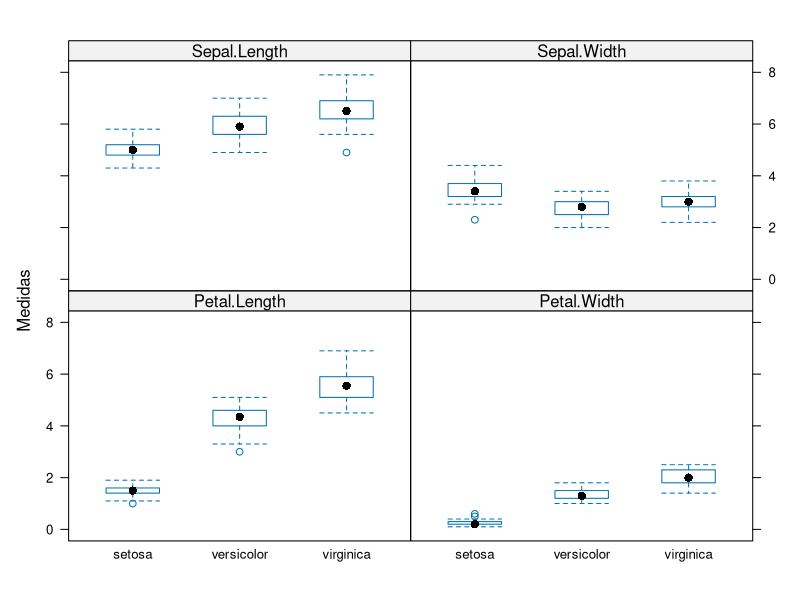
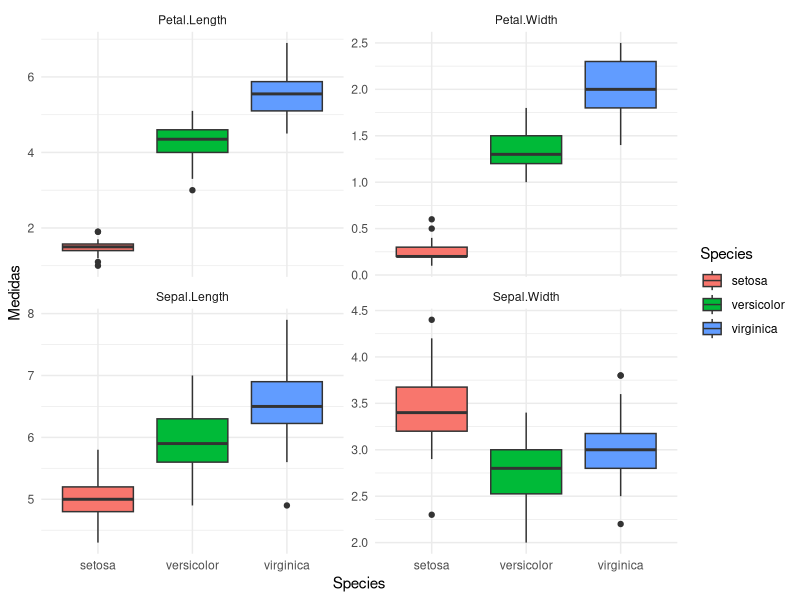
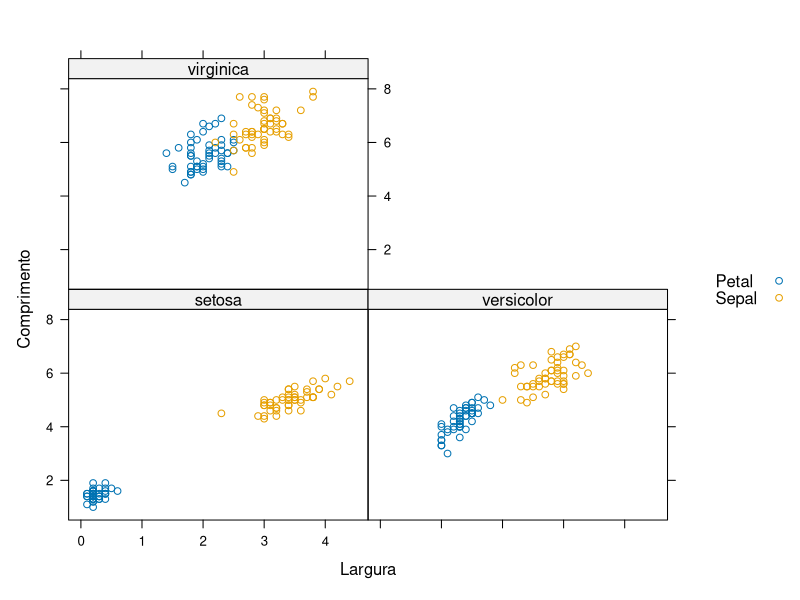
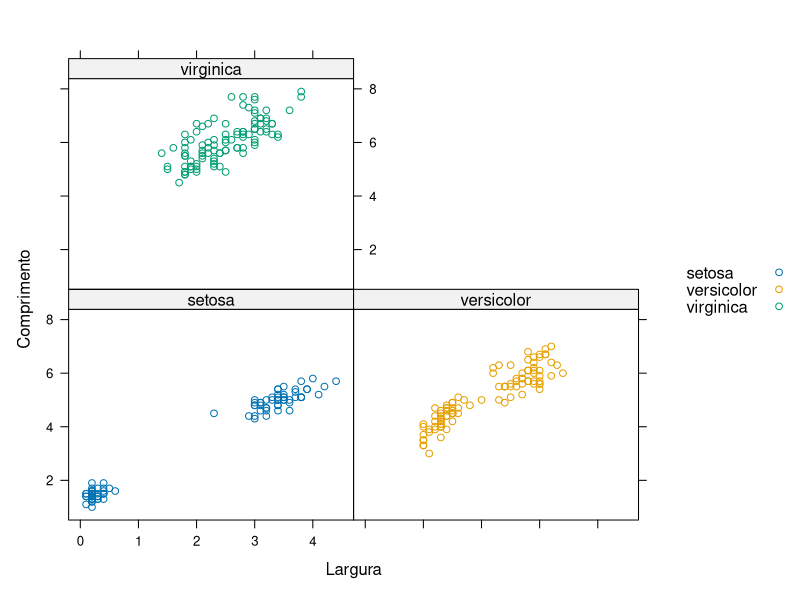
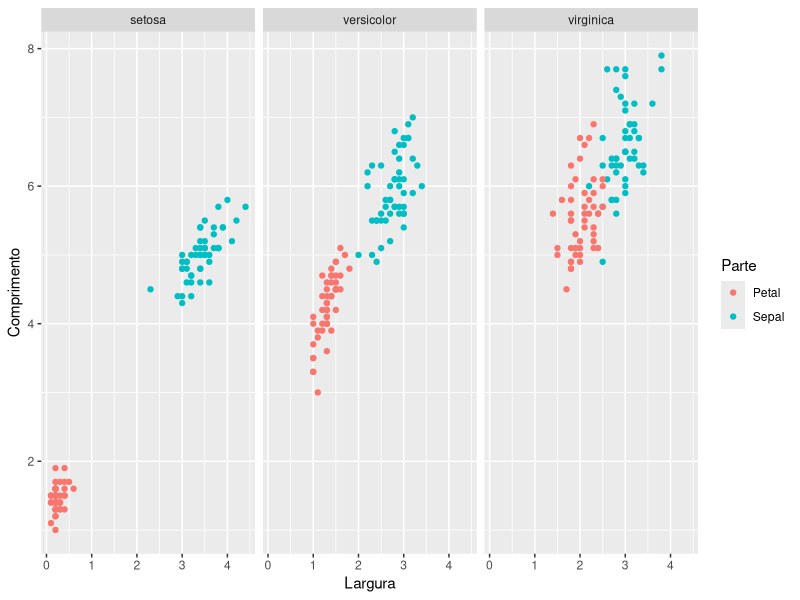

These figures' R source, in order:
# Remodelagem de Dados com Reshape

# Exercícios


# Configurando o diretório de trabalho
setwd("C:/Users/Julia/Desktop/CienciaDeDados/1.Big-Data-Analytics-com-R-e-Microsoft-Azure-Machine-Learning/7.Manipulacao-de-Dados-com-R")
getwd()



# O reshape() serve para visualizarmos os dados de várias formas ou angulos diferentes



# Instalando e carregando pacotes

install.packages("reshape2")

library(reshape2)

library(lattice)  # gerar gráficos
library(ggplot2)  # gerar gráficos



# Pivot (transposta da Matriz) - relembrando

View(mtcars)
View(t(mtcars))



# Reshape

# analisando df iris

View(iris)
str(iris)


# Distribuindo os dados verticalmente (long)

# A função reshape() é usada para transformar o conjunto de dados de um formato "wide" (largo) para um formato "long" (longo). Isso é feito para tornar mais fácil a análise posterior do conjunto de dados.

# - data: o conjunto de dados a ser transformado
# - varying: uma lista de variáveis que devem ser transformadas (no caso, as variáveis de 1 a 4)
# - v.names: o nome da nova variável que será criada (no caso, "Medidas")
# - timevar: o nome da variável que contém as informações de tempo ou dimensão (no caso, "Dimensoes")
# - times: os valores únicos da variável "timevar" (no caso, os nomes das variáveis de 1 a 4)
# - idvar: as variáveis de identificação que não devem ser transformadas (no caso, "ID")
# - direction: a direção da transformação, que pode ser "wide" ou "long" (no caso, "long")

iris_modif <- reshape(iris,
                      varying = 1:4,
                      v.names = "Medidas",
                      timevar = "Dimensoes",
                      times = names(iris)[1:4],
                      idvar = "ID",
                      direction = "long")

View(iris_modif)
str(iris_modif)


# Gerando gráfico boxplot

# temos duas variáveis (Medidas e Species) e estamos buscando uma relação entre as duas.
# o resultado desta relação nós relacionamos então com a variável Dimensoes

bwplot(Medidas ~ Species | Dimensoes, data = iris_modif)                # lattice

ggplot(iris_modif, aes(x = Species, y = Medidas, fill = Species)) +     # ggplot
  geom_boxplot() +
  facet_wrap(~Dimensoes, scales = "free_y") +
  theme_minimal()



# exemplo 2

# - Função reshape() para transformar o conjunto de dados "iris" de um formato "wide" para um formato "long".
# - A diferença entre o conjunto de dados original e o modificado é que as colunas "Sepal.Length", "Sepal.Width",
#   "Petal.Length" e "Petal.Width" são divididas em duas colunas cada: "Comprimento" e "Largura". A primeira coluna
#   representa o comprimento da parte da flor (Sépala ou Pétala) e a segunda coluna representa a largura dessa mesma parte.

# - O argumento varying é uma lista que especifica as colunas a serem usadas para criar as novas colunas "Comprimento"
#   e "Largura". No caso, a primeira coluna da lista (c(1, 3)) se refere às colunas "Sepal.Length" e "Petal.Length" e a
#   segunda coluna (c(2, 4)) se refere às colunas "Sepal.Width" e "Petal.Width".

# - O argumento v.names é um vetor que especifica os nomes das novas colunas criadas a partir das colunas especificadas em
#   varying. No caso, "Comprimento" e "Largura".
# - O argumento timevar especifica o nome da nova coluna que será criada para armazenar os nomes das colunas originais
#   especificadas em varying. Neste caso, "Parte".
# - O argumento times é um vetor que especifica os valores que serão armazenados na coluna criada por timevar. Neste caso,
#  "Sepal" e "Petal".
# - O argumento idvar especifica o nome da coluna que será usada para identificar as observações. Neste caso, "ID".
# - O argumento direction especifica se a transformação é de formato "wide" para "long" ou vice-versa. Neste caso, de
#   "wide" para "long".

iris_modif2 <- reshape(iris,
                       varying = list(c(1, 3), c(2, 4)),
                       v.names = c('Comprimento', 'Largura'),
                       timevar = 'Parte',
                       times = c('Sepal', 'Petal'),
                       idvar = 'ID',
                       direction = 'long')

View(iris_modif2)
str(iris_modif2)


# Gerando gráfico de dispersão

# Sobre as variáveis: diz quais colunas do dataframe correspondem aos eixos x e y, e qual coluna deve ser usada
# para codificar a cor dos pontos


xyplot(Comprimento ~ Largura | Species, data = iris_modif2,               # lattice
       groups = Parte, auto.key = list(space = "right"))

xyplot(Comprimento ~ Largura | Species, data = iris_modif2,               # lattice
       groups = Species, auto.key = list(space = "right"))


ggplot(iris_modif2, aes(x = Largura, y = Comprimento, color = Parte)) +   # ggplot
  geom_point() +
  facet_wrap(~ Species) +
  theme(legend.position = "right")




# Reshape2


# Criando um dataframe

df <- data.frame(nome = c("Zico", "Pele"),
                 chuteira = c(40, 42),
                 idade = c(34, NA),
                 peso = c(93, NA),
                 altura = c(175, 178))

df


# "Derretendo" o dataframe df com a Função melt(). "Derreter" (ou "meltar") um dataframe significa transformá-lo de um 
#  formato amplo (wide) para um formato longo (long).

# No formato wide, cada linha do dataframe contém informações completas sobre uma única observação, com diferentes variáveis
# representadas em diferentes colunas. Por outro lado, no formato longo, cada linha do dataframe contém informações sobre
# apenas uma variável, com as observações correspondentes distribuídas em diferentes linhas.


# - Função melt() do pacote reshape2 usada para transformar o data frame df de formato wide (ou seja, com várias colunas)
#   para long (ou seja, com menos colunas, mas mais linhas). O argumento id é usado para indicar quais colunas não devem
#   ser transformadas em variáveis e mantidas como identificadores. 
#   No caso, as colunas nome e chuteira são mantidas como identificadores, enquanto as colunas idade, peso e altura são
#   transformadas em variáveis.

df_long <- melt(df, id = c('nome', 'chuteira'))
df_long


# Removendo NA utilizando a mesma função melt()

df_long <- melt(df, id = c('nome', 'chuteira'), na.rm = TRUE)
df_long


# "Esticando" o dataframe

# - Função dcast() permite transformar um dataframe de formato longo para um formato wide, ou seja, transformar valores
#   únicos de variáveis em colunas.
# - No exemplo, o dataframe df_long está em formato longo, com as variáveis variable e value.
#   A fórmula nome + chuteira ~ variable especifica que as colunas chuteira e nome são as variáveis que devem ser
#   preservadas (identificadores únicos) e que a variável variable deve ser usada para criar novas colunas no formato wide.

dcast(df_long, formula = nome + chuteira ~ variable)

dcast(df_long, formula = nome ~ variable)

dcast(df_long, formula = ... ~ variable)                # ... pega 'todas' as colunas



# Aplicando o reshape2


names(airquality) <- tolower(names(airquality))    # renomeando colunas de airquality para minúsculas

dim(airquality)
View(airquality)


# Função melt() - long

# - A função melt() é utilizada para "derreter" um df, isto é, transformá-lo de um formato "wide" para um formato "long".
#   Isso é feito transformando as variáveis de colunas para linhas, preservando uma ou mais variáveis identificadoras.

# - No caso específico deste exemplo, o dataframe airquality possui 6 colunas: Ozone, Solar.R, Wind, Temp, Month, e Day.
#   A função melt() transforma estas colunas em duas novas colunas: variable e value, onde a coluna variable corresponde 
#   ao nome das variáveis originais que foram "derretidas" e a coluna value corresponde aos valores destas variáveis.


df_airquality <- melt(airquality)

dim(df_airquality)
View(df_airquality)



# Mantendo duas variáveis

# - A função melt() irá transformar todas as colunas de airquality que não são identificadores (month e day) em uma única
#   coluna chamada variable, e os valores correspondentes a essas colunas em outra coluna chamada value.
# - id e id.vars mesma coisa

df_airquality2 <- melt(airquality, id.vars = c('month', 'day'))

dim(df_airquality2)
View(df_airquality2)

# alterando nome das colunas/variáveis

df_airquality2 <- melt(airquality, id.vars = c('month', 'day'),
                       variable.name = "climate_variable", value.name = "climate_value")

View(df_airquality2)



# Função dcast() - wide

df_long <- melt(airquality, id.vars = c('month', 'day'))

View(df_long)

df_airquality_wide <- dcast(df_long, month + day ~ variable)

View(df_airquality_wide)


